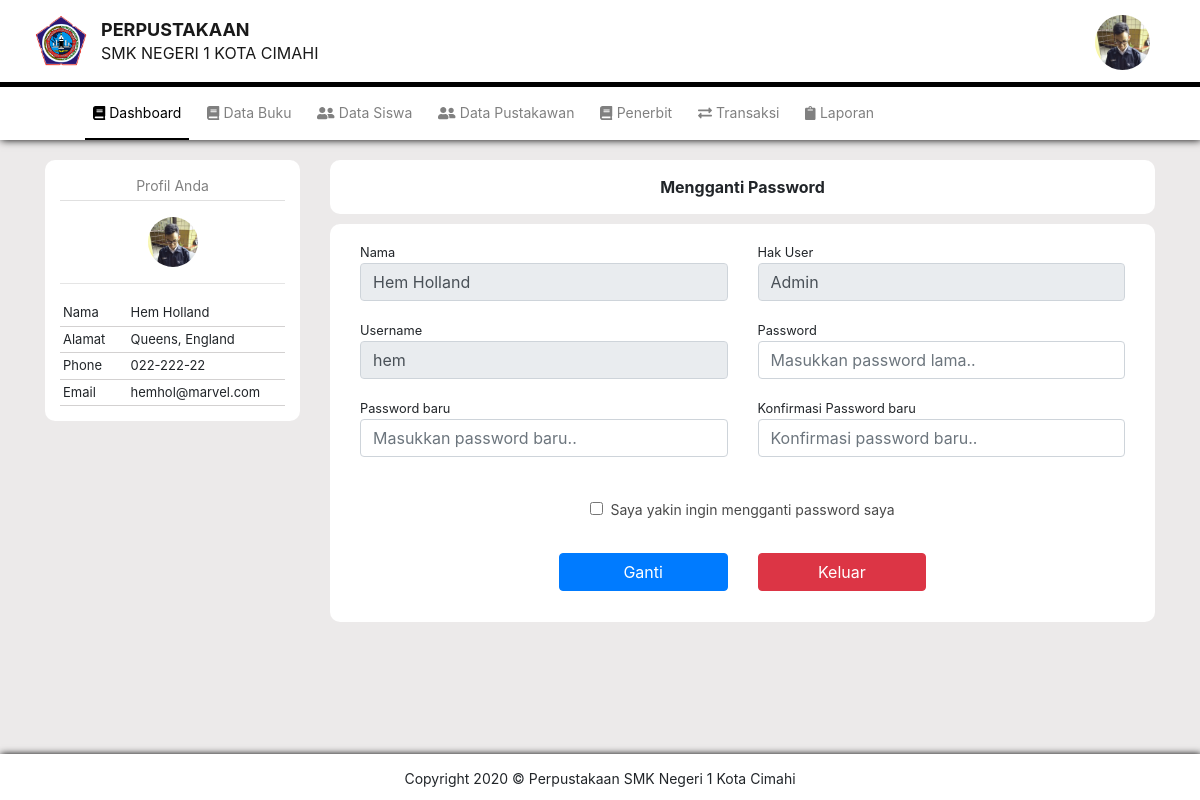
The app's page /pustakawan/gantipass.php?id=P001 with its own data.
### tables this page shows
CREATE TABLE `pustakawan` (
  `idPustakawan` varchar(4) NOT NULL,
  `nama` varchar(50) DEFAULT NULL,
  `alamat` varchar(100) DEFAULT NULL,
  `phone` varchar(15) DEFAULT NULL,
  `email` varchar(50) DEFAULT NULL,
  `image` varchar(100) DEFAULT NULL
);

### pustakawan/gantipass.php (the view, shortened to what this page needs)
<?php
  require "../proses/koneksi.php";
  $id = $_GET['id'];
  $query = "SELECT * FROM pustakawan, login WHERE pustakawan.idPustakawan=:id AND pustakawan.idPustakawan=login.idPustakawan";
  $result = $con->prepare($query);
  $result->bindParam(':id', $id);
  $result->execute();
  while($row = $result->fetch(PDO::FETCH_ASSOC)){
    $nama = $row['nama'];
    $alamat = $row['alamat'];
    $phone = $row['phone'];
    $email = $row['email'];
    $user = $row['username'];
    $hak = $row['hakUser'];
    $image = $row['image'];
  }
?>
<!doctype html>
<html lang="en">
  <head>
    <link rel="stylesheet" href="../assets/css/bootstrap.min.css">
    <link rel="stylesheet" href="style.css">
    <link rel="stylesheet" href="../assets/css/all.min.css">
    <link rel="stylesheet" href="../assets/css/navbar.css">
  </head>
  <body>
    <nav class="navbar navbar-light">
      <div class="container-fluid">
        <a class="navbar-brand" href="#">
          <img src="../assets/img/brand/logo.png" width="60" class="d-inline-block align-top" alt="">
          <p class="judul-pertama">perpustakaan</p>
          <p class="judul-kedua">smk negeri 1 kota cimahi</p>
        </a>
      </div>
    </nav>
    <img src="../upload/<?php echo $image; ?>" class="foto-pustakawan foto" width="55" height="55">
    <nav class="navbar2 navbar-expand-lg navbar-light">
        <div class="collapse navbar-collapse" id="navbarNavAltMarkup">
          <div class="navbar-nav">
            <a class="nav-item nav-link aktif" href="#"><i class="fas fa-book"></i>&nbsp;Dashboard</a>
            <a class="nav-item nav-link disabled" href="data-buku.html"><i class="fas fa-book"></i>&nbsp;Data Buku</a>
            <a class="nav-item nav-link disabled" href="data-siswa.html"><i class="fas fa-user-friends"></i>&nbsp;Data Siswa</a>
            <a class="nav-item nav-link disabled" href="#"><i class="fas fa-user-friends"></i>&nbsp;Data Pustakawan</a>
            <a class="nav-item nav-link disabled" href="penerbit.html"><i class="fas fa-book"></i>&nbsp;Penerbit</a>
            <a class="nav-item nav-link disabled" href="transaksi.html"><i class="fas fa-exchange-alt"></i>&nbsp;Transaksi</a>
            <a class="nav-item nav-link disabled" href="laporan.html"><i class="fas fa-clipboard"></i>&nbsp;Laporan</a>
          </div>
        </div>
    </nav>
    <div class="content">
      <div class="container">
        <div class="row">
            <div class="col-lg-3">
                <div class="a">
                  <div class="your-profile-title text-center pb-1 mb-3">
                    Profil Anda
                  </div>
                  <div class="data-admin">
                    <div class="foto-admin text-center">
                      <img src="../upload/<?php echo $image; ?>" class="foto" width="50" height="50">
                      <hr>
                    </div>
                    <div class="data-admin">
                      <table style="width: 100%;">
                        <tr class="row-data-admin">
                          <td style="width: 30%; vertical-align: top;">Nama</td>
                          <td style="width: 70%;"><?php echo $nama; ?></td>
                        </tr>
                        <tr class="row-data-admin">
                          <td style="vertical-align: top;">Alamat</td>
                          <td><?php echo $alamat; ?></td>
                        </tr>
                        <tr class="row-data-admin">
                          <td style="vertical-align: top;">Phone</td>
                          <td><?php echo $phone; ?></td>
                        </tr>
                        <tr class="row-data-admin">
                          <td style="vertical-align: top;">Email</td>
                          <td><?php echo $email; ?></td>
                        </tr>
                      </table>
                    </div>
                  </div>
                </div>
              </div>
          <div class="col-lg-9">
            <div class="a judul-act">
                Mengganti Password
            </div>
            <div class="a">
              <form action="../proses/gantipass.php?id=<?php echo $id; ?>" method="post">
                <div class="container-fluid">
                  <div class="form-group">
                    <div class="row">
                        <div class="col-6">
                            <small>Nama</small>
                            <input type="text" class="form-control" name="idp" readonly required value="<?php echo $nama; ?>">
                        </div>
                        <div class="col-6">
                            <small>Hak User</small>
                            <input type="text" class="form-control" name="namap" readonly required value="<?php echo $hak; ?>">
                        </div>
                    </div>
                    </div>
                    <div class="form-group">
                      <div class="row">
                        <div class="col-6">
                            <small>Username</small>
                            <input type="text" class="form-control" name="nis" readonly required value="<?php echo $user; ?>">
                        </div>
                        <div class="col-6">
                            <small>Password</small>
                            <input type="password" class="form-control" name="oldpass" placeholder="Masukkan password lama.." required>
                        </div>
                      </div>
                    </div>
                    <div class="form-group">
                      <div class="row">
                        <div class="col-6">
                            <small>Password baru</small>
                            <input type="password" class="form-control" name="newpass"required placeholder="Masukkan password baru..">
                        </div>
                        <div class="col-6">
                            <small>Konfirmasi Password baru</small>
                            <input type="password" class="form-control" name="confnewpass" placeholder="Konfirmasi password baru.." required>
                        </div>
                      </div>
                    </div>
                    <div class="form-group">
                        <div class="row">
                            <div class="col-12 mt-4">
                                <div class="form-check text-center">
                                    <input class="form-check-input" type="checkbox" name="yes" value="yes">
                                    <label class="form-check-label" for="gridCheck1" style="color: rgb(73, 73, 73); font-size: 14px;">
                                        Saya yakin ingin mengganti password saya
                                    </label>
                                </div>
                            </div>
                        </div>
                    </div>
                    <div class="form-group">
                        <div class="row justify-content-center">
                            <div class="col-3">
                                <button type="submit" name="ganti" class="btn btn-primary mt-3" style="width: 100%;">Ganti</button>
                            </div>
                            <div class="col-3">
                                <a type="submit" class="btn btn-danger mt-3" style="width: 100%; color: white;"  data-toggle="modal" data-target="#batal">Keluar</a>
                            </div>
                        </div>
                    </div>
                </div>
              </form>
            </div>
          </div>
        </div>
      </div>
    </div>
    <div class="footer text-center">
      Copyright 2020 &copy; Perpustakaan SMK Negeri 1 Kota Cimahi
    </div>
  </body>
</html>

### pustakawan/style.css (style rules this page uses)
body { background-color: rgb(236, 234, 234); }
.navbar, .navbar2 { background-color: #fff; }
.navbar { border-bottom: 5px solid black; }
.navbar a.navbar-brand img { float: left; margin-right: 10px; }
.navbar a.navbar-brand p { font-size: 18px; text-transform: uppercase; line-height: 0; }
.navbar a.navbar-brand p.judul-pertama { font-weight: bold; margin-top: 17px; }
.navbar a.navbar-brand p.judul-kedua { margin-top: 23px; font-size: 16px; }
a.aktif { border-bottom: 2px black solid; }
.foto-pustakawan { position: absolute; top: 15px; right: 50px; }
img.foto { border-radius: 100px; }
.navbar2 { box-shadow: 1px 0px 8px black; }
.navbar2 .navbar-nav { margin-left: 85px; }
.navbar2 a.nav-item { font-size: 14px; color: black !important; margin-right: 10px; padding: 15px; }
.navbar2 a.disabled { color: gray !important; }
.content { margin-top: 10px; min-height: 73vh; }
.a { width: 100%; background-color: rgb(255, 255, 255); border-radius: 10px; padding: 15px; margin-top: 10px; }
.content .data-admin table tr.row-data-admin { border-bottom: 1px solid rgb(211, 209, 209); }
.content .data-admin table tr td { font-size: 13px; padding: 3px; }
.footer { width: 100%; padding: 14px; font-size: 14px; background-color: #fff; margin-top: 20px; box-shadow: 1px 0px 7px black; }
.your-profile-title { font-size: 14px; color: gray; border-bottom: rgb(224, 224, 224) 1px solid; }

### assets/css/navbar.css (style rules this page uses)
.judul-act { font-weight: bold; text-align: center; font-size: 16px; }

### records on screen
pustakawan: image (picture), nama "Hem Holland", alamat "Queens, England", phone "022-222-22", email "hemhol@marvel.com", idp "Hem Holland", namap "Admin", nis "hem"
